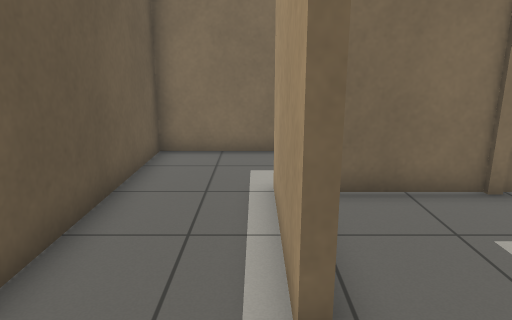
[1] (above)

22 first-person views from a walk through a robot-simulator world made for Gazebo. The camera is 1.2 m above the floor, tilts 14° down and sees 70° across. The floor is counted in squares, 0.5 m on a side. Each view is taken from the middle of a square. On the plan, view 1 faces up. The plan holds only what a view shows up to about 20 squares ahead; the rest is blank. The place goes on beyond the plan.

[2]
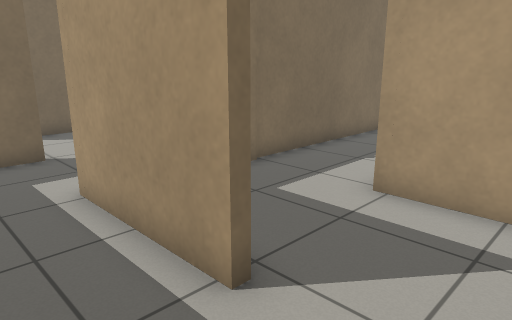

[3]
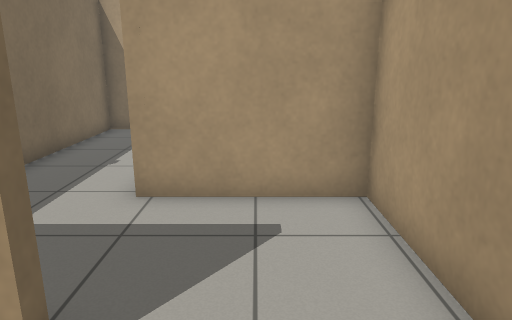

[4]
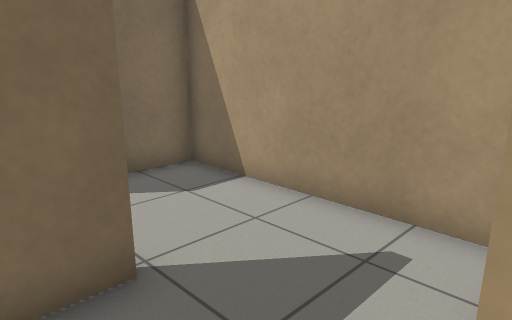

[5]
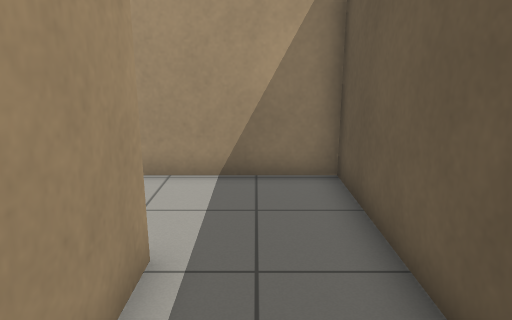

[6]
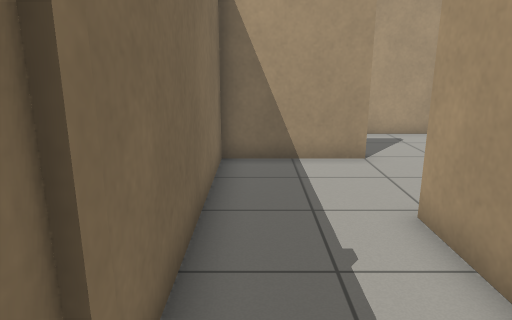

[7]
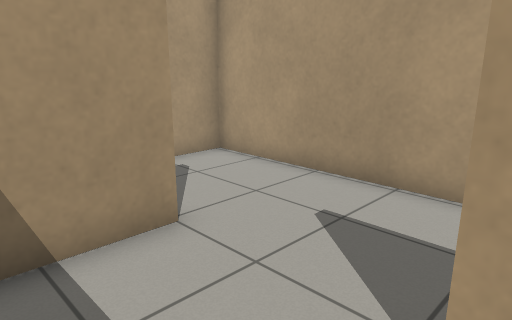

[8]
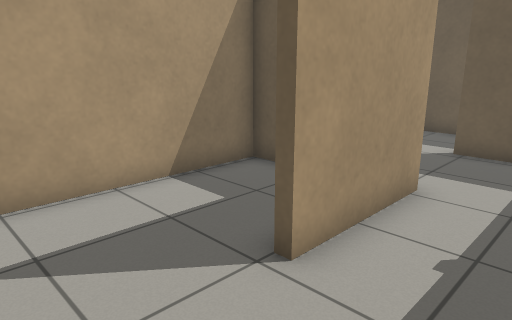

[9]
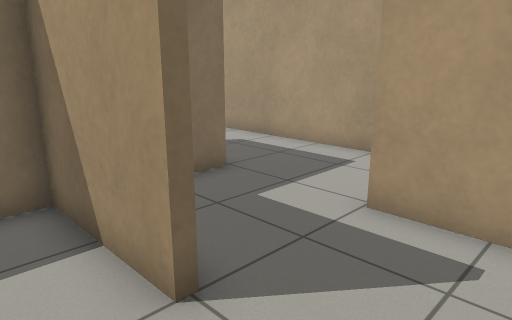

[10]
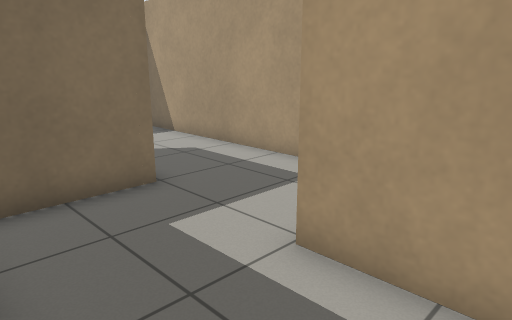

[11]
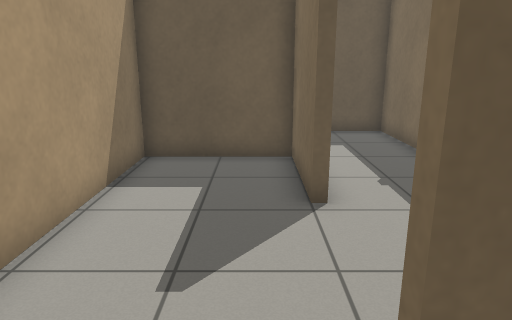

[12]
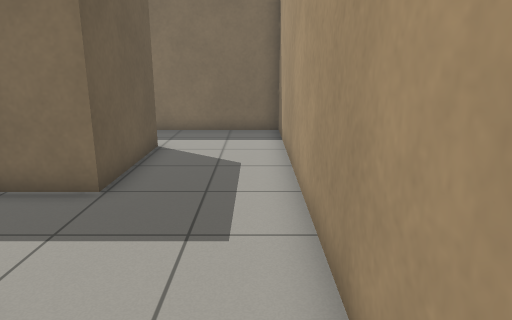

[13]
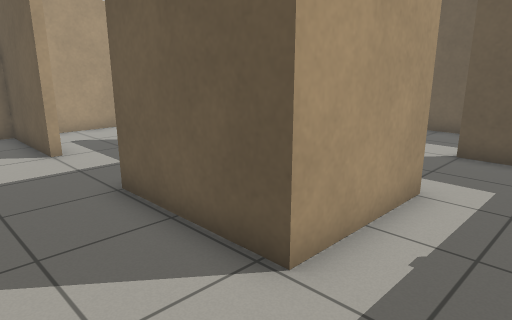

[14]
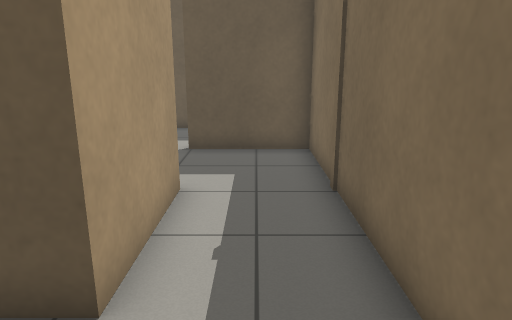

[15]
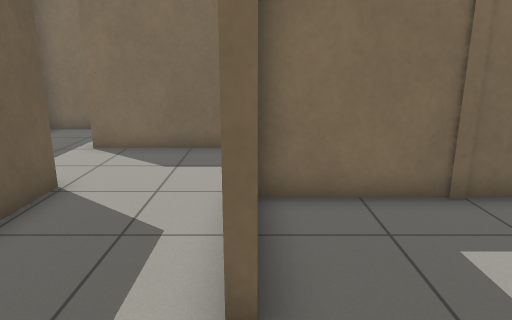

[16]
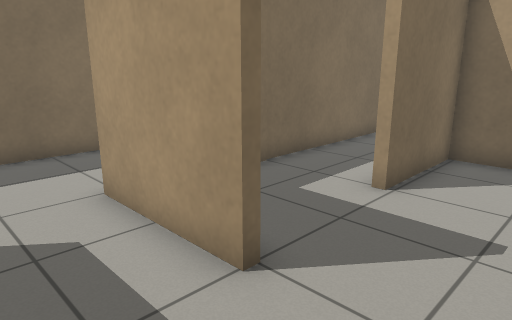

[17]
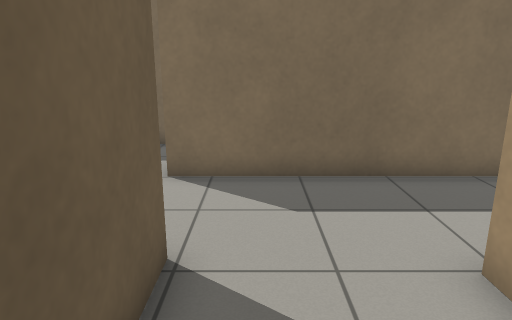

[18]
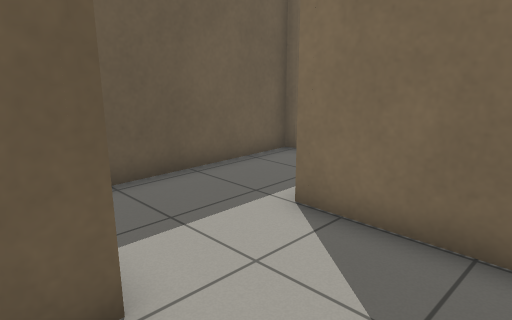

[19]
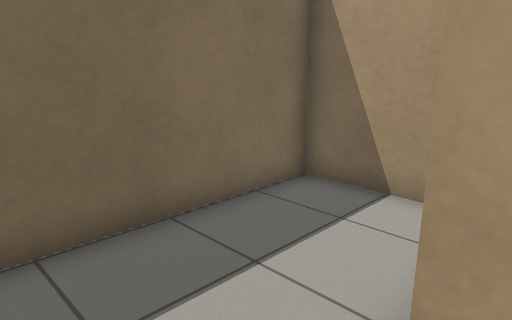

[20]
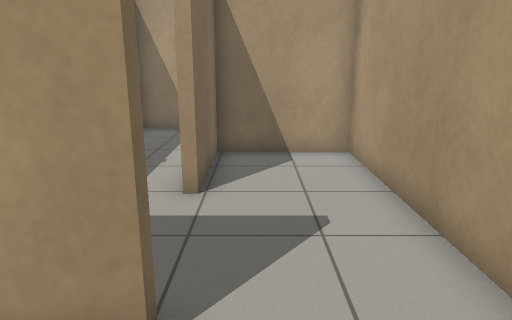

[21]
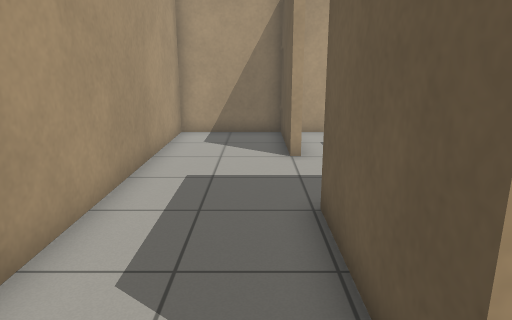

[22]
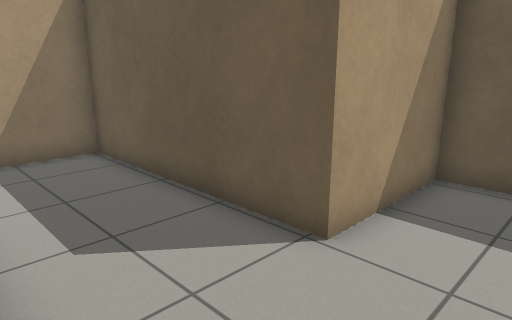

### Floor plan
Ten units are one square. View 1 is at (0, 0); x grows to the right and y downward. Boxes are objects, and circles mark ways between rooms. Rooms are numbered by the first view taken in them; rooms with no view inside come last. Other rooms are left out.
<svg viewBox="-34 -196 248 212">
<path fill="none" stroke="#000" d="M7 -27 4 -27 4 -73M8 -107 -29 -107 -29 11 15 11M47 -33 88 -33M128 -29 128 -69 7 -69 7 -27M88 -30 48 -30 48 11 125 11M131 -36 131 -29M169 -69 140 -69M125 11 167 11 167 -29 170 -29M128 -114 169 -114 169 -69M170 -29 170 11 209 11 209 -146 90 -146 90 -109M169 -15 169 11M95 -72 166 -72 166 -111 128 -111M90 -109 87 -109M87 -109 87 -150M36 -153 48 -153 48 -72 74 -72M128 -163 128 -191 39 -191M47 -79 47 -116M15 11 47 11 47 -33M47 -116 47 -150 18 -150"/>
<circle cx="0" cy="-90" r="3" fill="#2a7"/>
<circle cx="5" cy="-10" r="3" fill="#2a7"/>
<circle cx="105" cy="-30" r="3" fill="#2a7"/>
<circle cx="30" cy="-30" r="3" fill="#2a7"/>
<circle cx="130" cy="-10" r="3" fill="#2a7"/>
<circle cx="170" cy="-45" r="3" fill="#2a7"/>
<circle cx="110" cy="-110" r="3" fill="#2a7"/>
<circle cx="90" cy="-90" r="3" fill="#2a7"/>
<circle cx="25" cy="-110" r="3" fill="#2a7"/>
<text x="-10" y="-50">1</text>
<text x="70" y="-50">2</text>
<text x="90" y="-10">3</text>
<text x="150" y="-30">4</text>
<text x="180" y="-90">5</text>
<text x="120" y="-90">6</text>
<text x="80" y="-140">7</text>
<text x="20" y="-100">8</text>
<text x="30" y="-20">9</text>
<text x="20" y="-130">10</text>
</svg>
Room 1 opens to room 8. Room 1 opens to room 9. Room 2 opens to room 3. Room 2 opens to room 9. Room 3 opens to room 4. Room 4 opens to room 5. Room 5 opens to room 6. Room 6 opens to room 7. Room 8 opens to room 10.

Where each view was taken, in squares from view 1:
view 1: 0 up, 0 right, facing up
view 2: 0 up, 2 left, facing up-right
view 3: 1 up, 2 left, facing right
view 4: 7 up, 1 left, facing up-right
view 5: 7 up, 1 left, facing down
view 6: 6 up, 3 right, facing right
view 7: 6 up, 8 right, facing down-right
view 8: 6 up, 12 right, facing down-left
view 9: 0 up, 11 right, facing up-right
view 10: 0 up, 13 right, facing up-right
view 11: 2 up, 15 right, facing left
view 12: 0 up, 20 right, facing up
view 13: 14 up, 20 right, facing down-left
view 14: 13 up, 20 right, facing left
view 15: 8 up, 9 right, facing up
view 16: 8 up, 6 right, facing up-right
view 17: 11 up, 6 right, facing up
view 18: 14 up, 8 right, facing up-left
view 19: 14 up, 6 right, facing up-right
view 20: 10 up, 6 right, facing right
view 21: 13 up, 18 right, facing down
view 22: 18 up, 9 right, facing down-left
